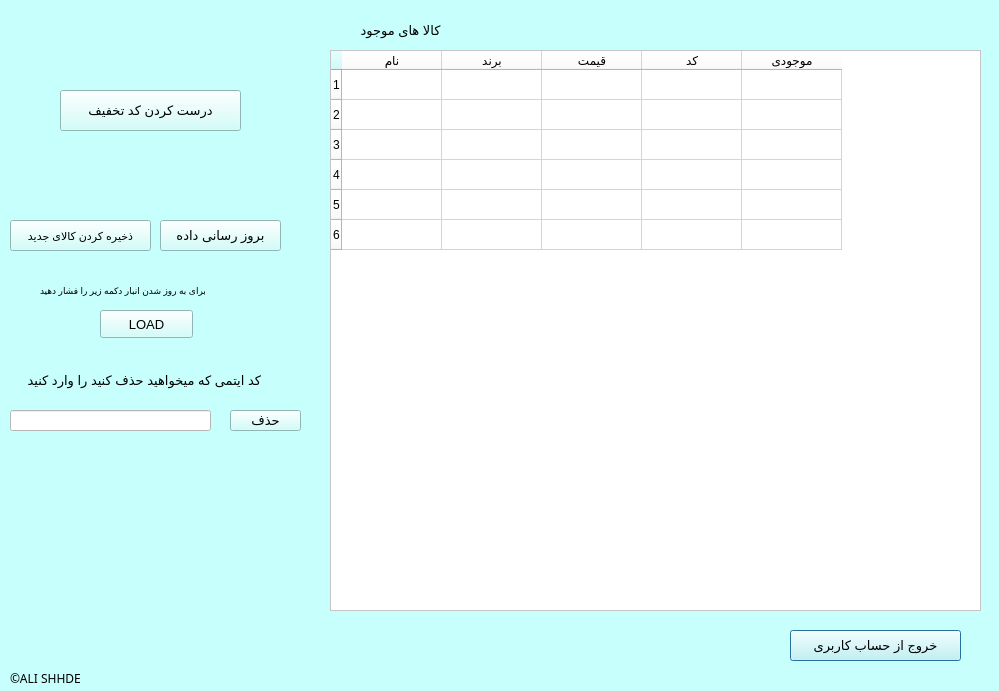
<?xml version="1.0" encoding="UTF-8"?>
<ui version="4.0">
 <class>Dialog</class>
 <widget class="QDialog" name="Dialog">
  <property name="geometry">
   <rect>
    <x>0</x>
    <y>0</y>
    <width>999</width>
    <height>691</height>
   </rect>
  </property>
  <property name="font">
   <font>
    <pointsize>10</pointsize>
   </font>
  </property>
  <property name="windowTitle">
   <string>Dialog</string>
  </property>
  <property name="styleSheet">
   <string notr="true">background-color: rgb(198, 255, 252);</string>
  </property>
  <widget class="QLabel" name="ALISHHDE_LABLE">
   <property name="geometry">
    <rect>
     <x>10</x>
     <y>670</y>
     <width>101</width>
     <height>21</height>
    </rect>
   </property>
   <property name="font">
    <font>
     <family>Sylfaen</family>
    </font>
   </property>
   <property name="text">
    <string>©ALI SHHDE</string>
   </property>
   <property name="alignment">
    <set>Qt::AlignLeading|Qt::AlignLeft|Qt::AlignTop</set>
   </property>
  </widget>
  <widget class="QTableWidget" name="stufftable">
   <property name="geometry">
    <rect>
     <x>330</x>
     <y>50</y>
     <width>651</width>
     <height>561</height>
    </rect>
   </property>
   <property name="styleSheet">
    <string notr="true">background-color: rgb(255, 255, 255);</string>
   </property>
   <row>
    <property name="text">
     <string>1</string>
    </property>
   </row>
   <row>
    <property name="text">
     <string>2</string>
    </property>
   </row>
   <row>
    <property name="text">
     <string>3</string>
    </property>
   </row>
   <row>
    <property name="text">
     <string>4</string>
    </property>
   </row>
   <row>
    <property name="text">
     <string>5</string>
    </property>
   </row>
   <row>
    <property name="text">
     <string>6</string>
    </property>
   </row>
   <column>
    <property name="text">
     <string>نام</string>
    </property>
   </column>
   <column>
    <property name="text">
     <string>برند</string>
    </property>
   </column>
   <column>
    <property name="text">
     <string>قیمت</string>
    </property>
   </column>
   <column>
    <property name="text">
     <string>کد</string>
    </property>
   </column>
   <column>
    <property name="text">
     <string>موجودی</string>
    </property>
   </column>
  </widget>
  <widget class="QPushButton" name="signoutbutton">
   <property name="geometry">
    <rect>
     <x>790</x>
     <y>630</y>
     <width>171</width>
     <height>31</height>
    </rect>
   </property>
   <property name="text">
    <string>خروج از حساب کاربری</string>
   </property>
  </widget>
  <widget class="QPushButton" name="creatingaoffcodebutton">
   <property name="geometry">
    <rect>
     <x>60</x>
     <y>90</y>
     <width>181</width>
     <height>41</height>
    </rect>
   </property>
   <property name="text">
    <string>درست کردن کد تخفیف</string>
   </property>
  </widget>
  <widget class="QLabel" name="existencestufflable">
   <property name="geometry">
    <rect>
     <x>340</x>
     <y>20</y>
     <width>121</width>
     <height>20</height>
    </rect>
   </property>
   <property name="text">
    <string>کالا های موجود</string>
   </property>
   <property name="alignment">
    <set>Qt::AlignCenter</set>
   </property>
  </widget>
  <widget class="QPushButton" name="saveingnewstuffbutton">
   <property name="geometry">
    <rect>
     <x>10</x>
     <y>220</y>
     <width>141</width>
     <height>31</height>
    </rect>
   </property>
   <property name="font">
    <font>
     <pointsize>8</pointsize>
    </font>
   </property>
   <property name="text">
    <string>ذخیره کردن کالای جدید</string>
   </property>
  </widget>
  <widget class="QLabel" name="offcode_lable">
   <property name="geometry">
    <rect>
     <x>90</x>
     <y>150</y>
     <width>121</width>
     <height>31</height>
    </rect>
   </property>
   <property name="text">
    <string/>
   </property>
  </widget>
  <widget class="QPushButton" name="load_button">
   <property name="geometry">
    <rect>
     <x>100</x>
     <y>310</y>
     <width>93</width>
     <height>28</height>
    </rect>
   </property>
   <property name="text">
    <string>LOAD</string>
   </property>
  </widget>
  <widget class="QLabel" name="load_details_lable">
   <property name="geometry">
    <rect>
     <x>40</x>
     <y>280</y>
     <width>221</width>
     <height>21</height>
    </rect>
   </property>
   <property name="font">
    <font>
     <pointsize>7</pointsize>
    </font>
   </property>
   <property name="text">
    <string>برای به روز شدن انبار دکمه زیر را فشار دهید</string>
   </property>
   <property name="alignment">
    <set>Qt::AlignRight|Qt::AlignTrailing|Qt::AlignVCenter</set>
   </property>
  </widget>
  <widget class="QPushButton" name="delete_button">
   <property name="geometry">
    <rect>
     <x>230</x>
     <y>410</y>
     <width>71</width>
     <height>21</height>
    </rect>
   </property>
   <property name="text">
    <string>حذف</string>
   </property>
  </widget>
  <widget class="QLabel" name="detailslable">
   <property name="geometry">
    <rect>
     <x>20</x>
     <y>370</y>
     <width>241</width>
     <height>21</height>
    </rect>
   </property>
   <property name="text">
    <string>کد ایتمی که میخواهید حذف کنید را وارد کنید</string>
   </property>
  </widget>
  <widget class="QLineEdit" name="get_code_item_delete_lineedit">
   <property name="geometry">
    <rect>
     <x>10</x>
     <y>410</y>
     <width>201</width>
     <height>21</height>
    </rect>
   </property>
   <property name="styleSheet">
    <string notr="true">background-color: rgb(255, 255, 255);</string>
   </property>
  </widget>
  <widget class="QPushButton" name="update_button">
   <property name="geometry">
    <rect>
     <x>160</x>
     <y>220</y>
     <width>121</width>
     <height>31</height>
    </rect>
   </property>
   <property name="text">
    <string>بروز رسانی داده</string>
   </property>
  </widget>
 </widget>
 <resources/>
 <connections/>
</ui>
